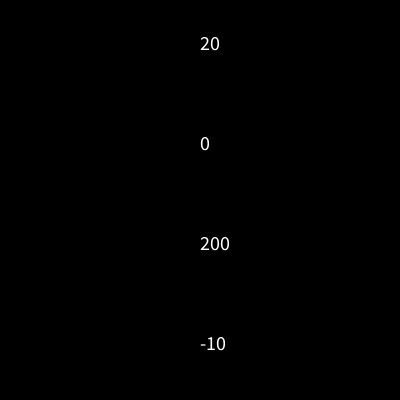
Frame 1 (no input)
Frame 60 (the mouse pressed at the canvas centre just before this capture): identical to frame 1, image omitted
Frame 120 (the mouse held since frame 60 and released just before this capture): identical to frame 1, image omitted

The Processing sketch that drew this single still picture (run headless with seeded random() and noise(); from frame 60 on, the mouse is pressed at the canvas centre):

// Processing sketch: Bigger_Number
// ── Bigger_Number.pde
/*
  Name: BiggerNumber
 Author: Rodrick Moore
 Date: 11/11/19
 Desc: Using the following code define the appropriate function(s) 
 so that the code functions.  No modifications to the draw or setup 
 function should be made.
 */

int firstN;
int secondN;

void setup()
{
  size(400, 400);
  println(biggerNumber(10, 20));
  println(biggerNumber(-10, 0));
  println(biggerNumber(200, -5));
  println(biggerNumber(-10, -233));
}

void draw() {
  background(0);
  textSize(20);
  stroke(255);
  text(biggerNumber(10, 20), width/2, 50);
  text(biggerNumber(-10, 0),width/2,150);
  text(biggerNumber(200, -5),width/2,250);
  text(biggerNumber(-10, -233),width/2,350);
}

int biggerNumber(int firstN, int secondN)
{
  if (firstN < secondN)
  {
    return secondN;
  } else
  {
    return firstN;
  }
}
